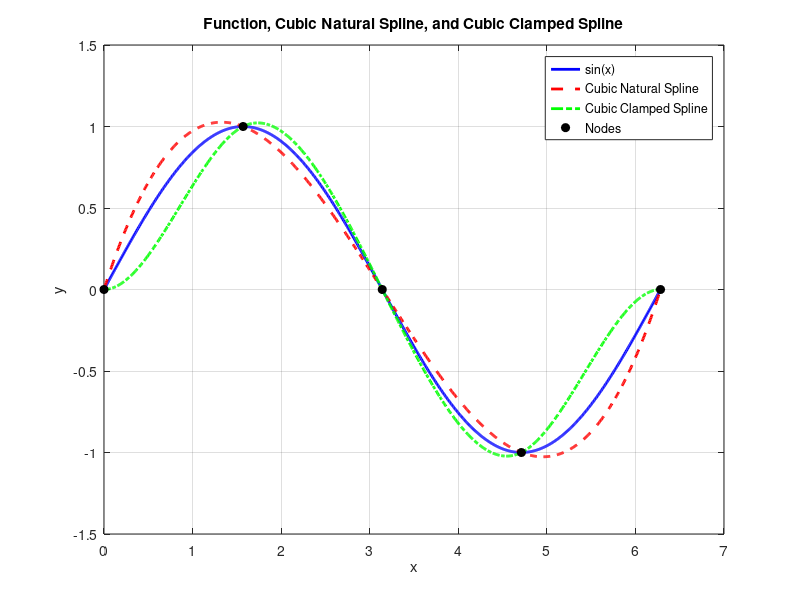
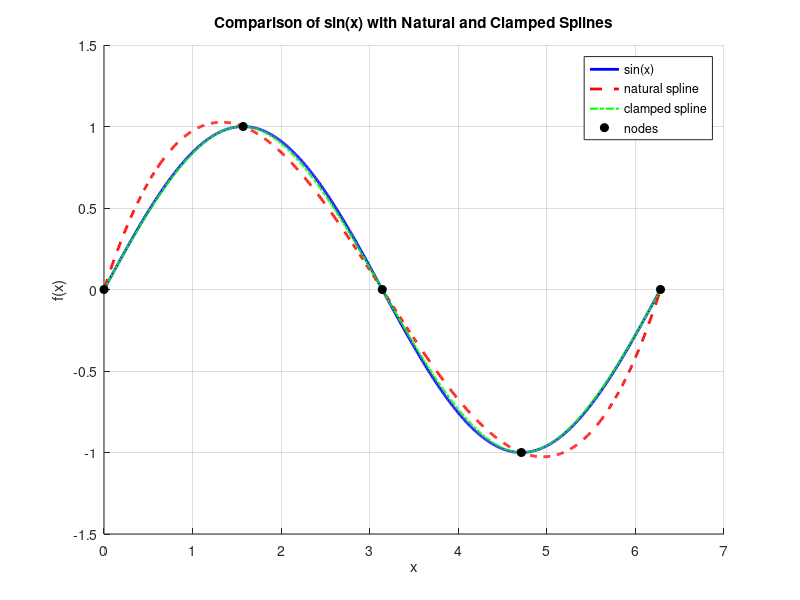

Reproduce these figures in MATLAB, in order.
%Problem 1
f = @(x) sin(x);
nodes = [0, pi/2, pi, 3*pi/2, 2*pi];
values = f(nodes);

% point to eval
x_eval = pi/4;

natural_spline = spline(nodes, values);x_nodes = [0, pi/2, pi, 3*pi/2, 2*pi];
y_values = sin(x_nodes);

%a)
%the query point
x_query = pi/4;

y_natural_spline = spline(x_nodes, y_values, x_query)

dy_lb = 0; %derivative of lower bound (x=0)
dy_ub = 0; %derivative og upper bound (x=2*pi)

y_clamped_spline = spline(x_nodes, [dy_lb, y_values, dy_ub], x_query)


%b)
x_range=linspace(0,2*pi,1000);
y_natural_sfine=spline(x_nodes, y_values, x_range);
y_clamped_sfine=spline(x_nodes, [dy_lb, y_values, dy_ub], x_range);
y_fine_function=sin(x_range);

figure;
plot(x_range, y_fine_function, 'b', 'LineWidth', 2); hold on;  % Plot the original function (sin(x))
plot(x_range, y_natural_sfine, 'r--', 'LineWidth', 2);  % Plot cubic natural spline
plot(x_range, y_clamped_sfine, 'g-.', 'LineWidth', 2);  % Plot cubic clamped spline

% Plot the original nodes as markers
plot(x_nodes, y_values, 'ko', 'MarkerFaceColor', 'k');

% Add labels and legend
title('Function, Cubic Natural Spline, and Cubic Clamped Spline');
xlabel('x');
ylabel('y');
legend('sin(x)', 'Cubic Natural Spline', 'Cubic Clamped Spline', 'Nodes');
grid on;

%inca prefer legendele din folclorul maghiar
natural_val = ppval(natural_spline, x_eval);

% clamped spline
derivs = [cos(nodes(1)), cos(nodes(end))];
clamped_spline = spline(nodes, [derivs(1), values, derivs(2)]);
clamped_val = ppval(clamped_spline, x_eval);

fprintf('at x = pi/4 (%.4f):\n', x_eval);
fprintf('function value: %.6f\n', f(x_eval));
fprintf('natural spline value: %.6f\n', natural_val);
fprintf('clamped spline value: %.6f\n', clamped_val);

%plot
x_plot = linspace(0, 2*pi, 1000);
figure;
hold on;
% original function
plot(x_plot, f(x_plot), 'b-', 'LineWidth', 2, 'DisplayName', 'sin(x)');
% natural spline
plot(x_plot, ppval(natural_spline, x_plot), 'r--', 'LineWidth', 2, 'DisplayName', 'natural spline');
% plot clamped spline
plot(x_plot, ppval(clamped_spline, x_plot), 'g-.', 'LineWidth', 1.5, 'DisplayName', 'clamped spline');
% plot nodes
plot(nodes, values, 'ko', 'MarkerFaceColor', 'k', 'DisplayName', 'nodes');

% information
xlabel('x');
ylabel('f(x)');
title('Comparison of sin(x) with Natural and Clamped Splines');
legend('Location', 'best');

grid on;
hold off;